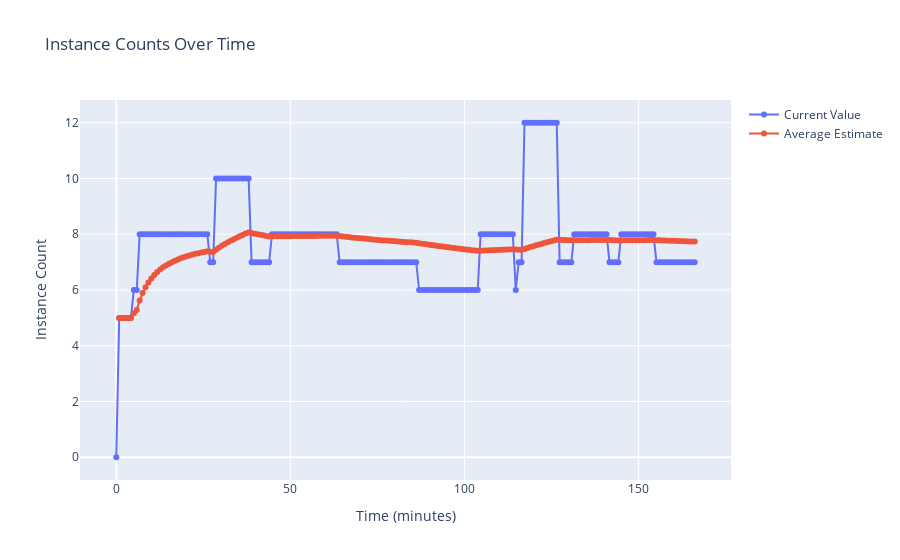

The cell this chart's notebook holds for it:
### Code cell
fig = go.Figure()
fig.add_trace(
    go.Scatter(
        x = [i/60 for i in sampled_hist_times],
        y = sampled_hist_inst_counts,
        mode = 'markers+lines',
        name = "Current Value",
    ),
)
fig.add_trace(
    go.Scatter(
        x = [i/60 for i in sampled_hist_times],
        y = sampled_hist_inst_avgs,
        mode = 'markers+lines',
        name = "Average Estimate",
    ),
)
fig.update_layout(title="Instance Counts Over Time", xaxis=dict(title="Time (minutes)"), yaxis=dict(title="Instance Count"))

### Figure 1 — Plotly figure (JSON) as saved in the notebook; plotly's stock layout.template omitted (floating-point values rounded to 4 significant figures; data arrays with more than 128 entries replaced by an {"elided": "..."} marker saying what was removed)
{"data": [{"mode": "markers+lines", "name": "Current Value", "type": "scatter", "x": {"elided": "198 float values"}, "y": {"elided": "198 int values"}}, {"mode": "markers+lines", "name": "Average Estimate", "type": "scatter", "x": {"elided": "198 float values"}, "y": {"elided": "198 float values"}}], "layout": {"title": {"text": "Instance Counts Over Time"}, "xaxis": {"title": {"text": "Time (minutes)"}}, "yaxis": {"title": {"text": "Instance Count"}}}}
